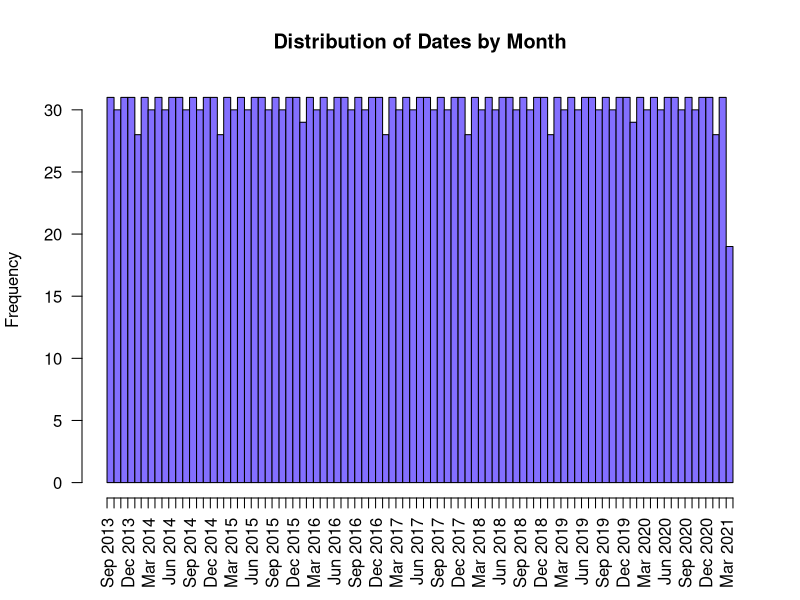

Write R code to recreate this figure. (Note: this script raises an error after producing the figure.)
library(timeSeries)
library(timeDate)
Bitcoin_df<- read.table("BitcoinDataCoinDesk.csv", header = TRUE, sep = ",", 
                        stringsAsFactors = FALSE)

dates <- as.Date(Bitcoin_df$Date)

hist(dates, breaks="months", freq=TRUE, main="Distribution of Dates by Month",
     col="slateblue1", xlab="", format = "%b %Y", las=2)

td <- seq(as.Date("2013-10-01"), as.Date("2021-04-19"), "days")

BTC.z <- zoo(x = Bitcoin_df$Closing.Price..USD., order.by = td)
window(BTC.z, start = as.Date("2013-10-01"), end = as.Date("2014-10-01"))
plot(BTC.z, col = "blue", lty = 1, lwd = 2)

adf.test(BTC.z, k = 0)
adf.test(BTC.z)
pp.test(BTC.z)

logprice <- log(BTC.z)
plot(logprice, lty = 1, lwd = 2)
adf.test(logprice, k = 0)
adf.test(logprice)
pp.test(logprice)

acf2(logprice) #Take first difference

logreturn <- diff(logprice)
plot(logreturn)
adf.test(logreturn, k = 0)
adf.test(logreturn)
pp.test(logreturn)

acf2(logreturn)

auto.arima(logreturn)
